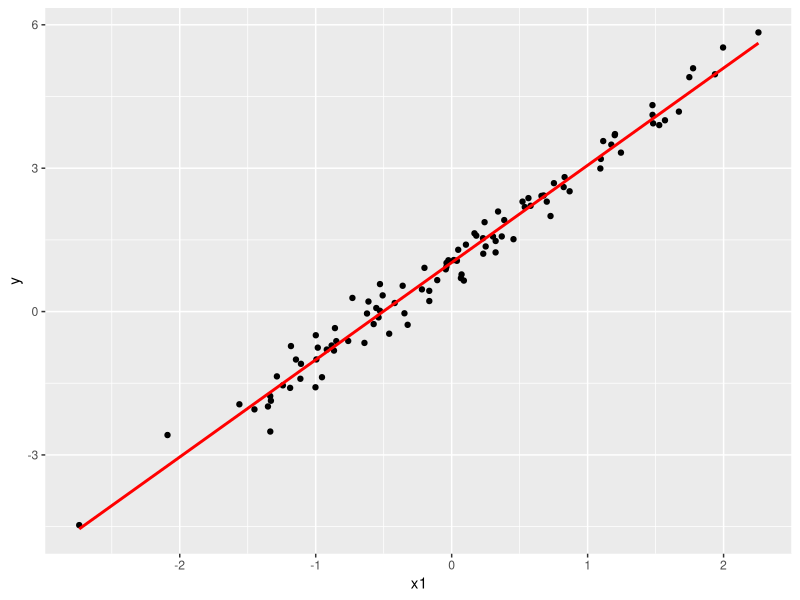

R code for this plot:
library(ggplot2)

x1 = rnorm(100)
x2 = x1
y = 1 + 2*x1 + 0.3*rnorm(100)

dxy = data.frame(x1, x2, y);

A = cbind(1, x1);
print(A)

B = cbind(1, x1, x2);
print(B)

out_A = lm(y ~ x1, dxy);
print(out_A)

out_B = lm(y ~ x1 + x2, dxy);
print(out_B) # x2가 NA가 출력, 근이 무수히 많다는 뜻인듯 하다

# 선형독립이 아니게 된다
# 최소자승법을 최적화하여 얻는 식을 Normal Equation이라고 한다. 정규방정식이라고 쓰지만 의미는 수직방정식이 옳다

ggplot(dxy) +
  geom_point(aes(x1, y)) +
  geom_smooth(method = lm, aes(x1, y), col = 'red', se = F)

# 연립방정식을 풀 때, 근은 세 가지 형태가 나온다
## Unique Solution
## 무수히 많은 근 (부정) : beta를 특정할 수 없다
## 근이 없는 경우 (불능) : beta가 존재하지 않는다

# 선형식이 두개가 완전히 똑같을 때, 근이 무수히 많아져서 역행렬을 추정할 수 없다
# -> Generalized Inverse를 사용한다. but unique한 값이 추정이 되지 않는다.
# beta는 여러가지 값을 가질 수 있지만, 추정치는 unique한 값이 나온다.
# AI, ML에서는 변수가 똑같은 것이 겹쳐질 수 있는데, 회귀모형에서는 쓸 수 없었던 것이 AI, ML에서는 변수가 겹치는 상황에 대해서 상당히 널널하다
# 이러한 이유로, beta를 추정하고 싶은 사람들에게는 AI모형의 추정 결과를 신뢰하기 어렵다고 한다

# Prediction Only Model
# y가 여러개이면, Multivariate Regression이라고 한다. 이 경우 설명변수는 여러개라고 본다
# Multivariate Regression에서는 오차항의 공분산 추정이 가능하다.
# 즉, Multivariate Regression의 핵심은 Covariance를 알아내는 것이다.